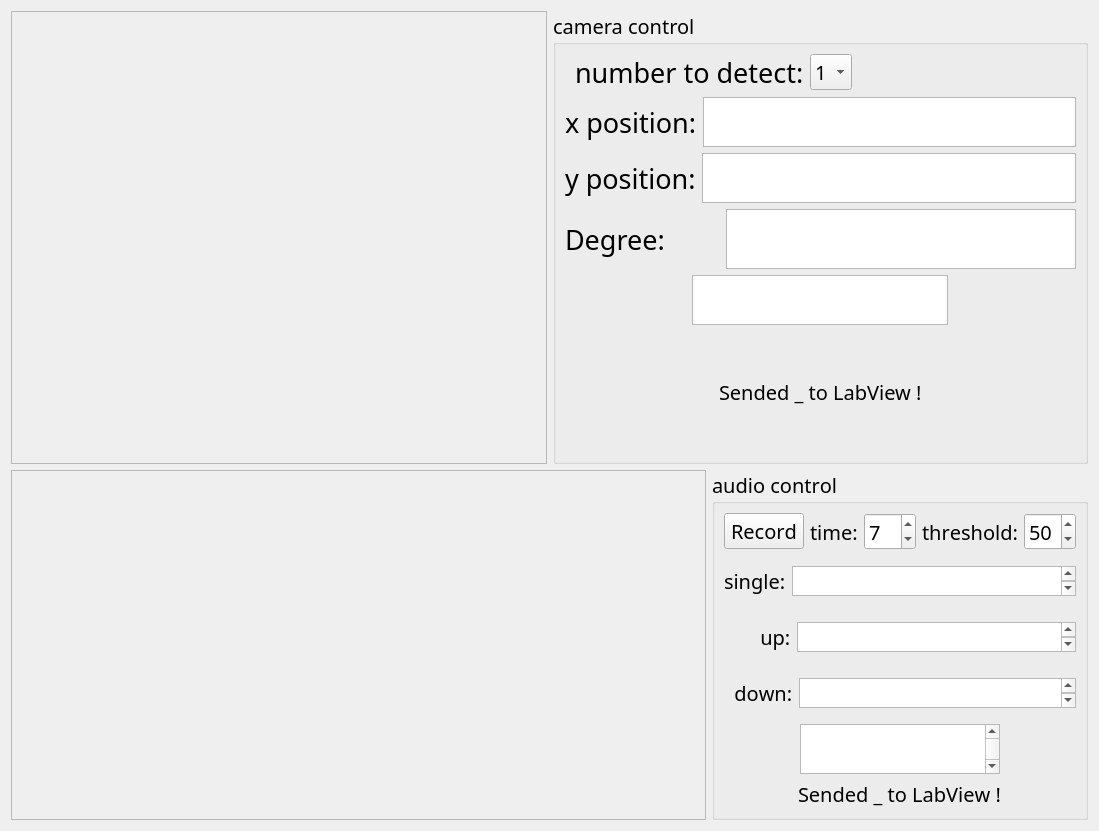
<?xml version="1.0" encoding="UTF-8"?>
<ui version="4.0">
 <class>main</class>
 <widget class="QWidget" name="main">
  <property name="geometry">
   <rect>
    <x>0</x>
    <y>0</y>
    <width>1099</width>
    <height>831</height>
   </rect>
  </property>
  <property name="sizePolicy">
   <sizepolicy hsizetype="Minimum" vsizetype="Minimum">
    <horstretch>0</horstretch>
    <verstretch>0</verstretch>
   </sizepolicy>
  </property>
  <property name="minimumSize">
   <size>
    <width>1099</width>
    <height>830</height>
   </size>
  </property>
  <property name="windowTitle">
   <string>Form</string>
  </property>
  <layout class="QVBoxLayout" name="verticalLayout_2" stretch="6,4">
   <item>
    <layout class="QHBoxLayout" name="cam_detect_box" stretch="0,0">
     <item>
      <widget class="QScrollArea" name="cam_box">
       <property name="autoFillBackground">
        <bool>false</bool>
       </property>
       <property name="lineWidth">
        <number>1</number>
       </property>
       <property name="widgetResizable">
        <bool>true</bool>
       </property>
       <widget class="QWidget" name="cam">
        <property name="geometry">
         <rect>
          <x>0</x>
          <y>0</y>
          <width>535</width>
          <height>472</height>
         </rect>
        </property>
        <widget class="QLabel" name="cam_video">
         <property name="geometry">
          <rect>
           <x>0</x>
           <y>0</y>
           <width>537</width>
           <height>480</height>
          </rect>
         </property>
         <property name="minimumSize">
          <size>
           <width>535</width>
           <height>480</height>
          </size>
         </property>
         <property name="maximumSize">
          <size>
           <width>537</width>
           <height>482</height>
          </size>
         </property>
         <property name="text">
          <string/>
         </property>
        </widget>
       </widget>
      </widget>
     </item>
     <item>
      <widget class="QGroupBox" name="cam_control_box">
       <property name="font">
        <font>
         <family>Arial Rounded MT Bold</family>
         <pointsize>15</pointsize>
        </font>
       </property>
       <property name="title">
        <string>camera control</string>
       </property>
       <layout class="QVBoxLayout" name="verticalLayout">
        <item>
         <layout class="QHBoxLayout" name="num_chose_box" stretch="0,0,0">
          <property name="leftMargin">
           <number>10</number>
          </property>
          <property name="rightMargin">
           <number>10</number>
          </property>
          <item>
           <widget class="QLabel" name="num_chose_label">
            <property name="font">
             <font>
              <family>Arial Rounded MT Bold</family>
              <pointsize>20</pointsize>
             </font>
            </property>
            <property name="text">
             <string>number to detect:</string>
            </property>
           </widget>
          </item>
          <item>
           <widget class="QComboBox" name="num_chose_control">
            <item>
             <property name="text">
              <string>1</string>
             </property>
            </item>
            <item>
             <property name="text">
              <string>2</string>
             </property>
            </item>
            <item>
             <property name="text">
              <string>3</string>
             </property>
            </item>
            <item>
             <property name="text">
              <string>4</string>
             </property>
            </item>
            <item>
             <property name="text">
              <string>5</string>
             </property>
            </item>
            <item>
             <property name="text">
              <string>6</string>
             </property>
            </item>
            <item>
             <property name="text">
              <string>7</string>
             </property>
            </item>
            <item>
             <property name="text">
              <string>8</string>
             </property>
            </item>
            <item>
             <property name="text">
              <string>9</string>
             </property>
            </item>
           </widget>
          </item>
          <item>
           <spacer name="horizontalSpacer">
            <property name="orientation">
             <enum>Qt::Horizontal</enum>
            </property>
            <property name="sizeHint" stdset="0">
             <size>
              <width>40</width>
              <height>20</height>
             </size>
            </property>
           </spacer>
          </item>
         </layout>
        </item>
        <item>
         <layout class="QHBoxLayout" name="x_position_box" stretch="0,8">
          <item>
           <widget class="QLabel" name="x_position_label">
            <property name="font">
             <font>
              <family>Arial Rounded MT Bold</family>
              <pointsize>20</pointsize>
             </font>
            </property>
            <property name="text">
             <string>x position:</string>
            </property>
           </widget>
          </item>
          <item>
           <widget class="QTextBrowser" name="x_position_display">
            <property name="sizePolicy">
             <sizepolicy hsizetype="Expanding" vsizetype="Maximum">
              <horstretch>0</horstretch>
              <verstretch>0</verstretch>
             </sizepolicy>
            </property>
            <property name="minimumSize">
             <size>
              <width>0</width>
              <height>0</height>
             </size>
            </property>
            <property name="maximumSize">
             <size>
              <width>16777215</width>
              <height>50</height>
             </size>
            </property>
            <property name="font">
             <font>
              <pointsize>20</pointsize>
             </font>
            </property>
            <property name="html">
             <string>&lt;!DOCTYPE HTML PUBLIC &quot;-//W3C//DTD HTML 4.0//EN&quot; &quot;http://www.w3.org/TR/REC-html40/strict.dtd&quot;&gt;
&lt;html&gt;&lt;head&gt;&lt;meta name=&quot;qrichtext&quot; content=&quot;1&quot; /&gt;&lt;style type=&quot;text/css&quot;&gt;
p, li { white-space: pre-wrap; }
&lt;/style&gt;&lt;/head&gt;&lt;body style=&quot; font-family:'Arial Rounded MT Bold'; font-size:20pt; font-weight:400; font-style:normal;&quot;&gt;
&lt;p style=&quot;-qt-paragraph-type:empty; margin-top:0px; margin-bottom:0px; margin-left:0px; margin-right:0px; -qt-block-indent:0; text-indent:0px;&quot;&gt;&lt;br /&gt;&lt;/p&gt;&lt;/body&gt;&lt;/html&gt;</string>
            </property>
           </widget>
          </item>
         </layout>
        </item>
        <item>
         <layout class="QHBoxLayout" name="y_position_box" stretch="2,8">
          <item>
           <widget class="QLabel" name="y_position_label">
            <property name="font">
             <font>
              <family>Arial Rounded MT Bold</family>
              <pointsize>20</pointsize>
             </font>
            </property>
            <property name="text">
             <string>y position:</string>
            </property>
           </widget>
          </item>
          <item>
           <widget class="QTextBrowser" name="y_position_display">
            <property name="sizePolicy">
             <sizepolicy hsizetype="Expanding" vsizetype="Maximum">
              <horstretch>0</horstretch>
              <verstretch>0</verstretch>
             </sizepolicy>
            </property>
            <property name="maximumSize">
             <size>
              <width>16777215</width>
              <height>50</height>
             </size>
            </property>
            <property name="font">
             <font>
              <pointsize>20</pointsize>
             </font>
            </property>
           </widget>
          </item>
         </layout>
        </item>
        <item>
         <layout class="QHBoxLayout" name="degree_box" stretch="0,4">
          <item>
           <widget class="QLabel" name="degree_label">
            <property name="font">
             <font>
              <pointsize>20</pointsize>
             </font>
            </property>
            <property name="text">
             <string>Degree:</string>
            </property>
           </widget>
          </item>
          <item>
           <widget class="QTextBrowser" name="degree_display">
            <property name="sizePolicy">
             <sizepolicy hsizetype="Maximum" vsizetype="Maximum">
              <horstretch>0</horstretch>
              <verstretch>0</verstretch>
             </sizepolicy>
            </property>
            <property name="maximumSize">
             <size>
              <width>350</width>
              <height>60</height>
             </size>
            </property>
           </widget>
          </item>
         </layout>
        </item>
        <item alignment="Qt::AlignHCenter">
         <widget class="QTextBrowser" name="direction_display">
          <property name="sizePolicy">
           <sizepolicy hsizetype="Expanding" vsizetype="Maximum">
            <horstretch>0</horstretch>
            <verstretch>0</verstretch>
           </sizepolicy>
          </property>
          <property name="maximumSize">
           <size>
            <width>16777215</width>
            <height>50</height>
           </size>
          </property>
          <property name="font">
           <font>
            <family>Arial Rounded MT Bold</family>
            <pointsize>20</pointsize>
           </font>
          </property>
          <property name="html">
           <string>&lt;!DOCTYPE HTML PUBLIC &quot;-//W3C//DTD HTML 4.0//EN&quot; &quot;http://www.w3.org/TR/REC-html40/strict.dtd&quot;&gt;
&lt;html&gt;&lt;head&gt;&lt;meta name=&quot;qrichtext&quot; content=&quot;1&quot; /&gt;&lt;style type=&quot;text/css&quot;&gt;
p, li { white-space: pre-wrap; }
&lt;/style&gt;&lt;/head&gt;&lt;body style=&quot; font-family:'Arial Rounded MT Bold'; font-size:20pt; font-weight:400; font-style:normal;&quot;&gt;
&lt;p align=&quot;center&quot; style=&quot;-qt-paragraph-type:empty; margin-top:12px; margin-bottom:12px; margin-left:0px; margin-right:0px; -qt-block-indent:0; text-indent:0px; font-size:15pt;&quot;&gt;&lt;br /&gt;&lt;/p&gt;&lt;/body&gt;&lt;/html&gt;</string>
          </property>
         </widget>
        </item>
        <item alignment="Qt::AlignHCenter">
         <widget class="QLabel" name="number_sen_display">
          <property name="text">
           <string>Sended _ to LabView !</string>
          </property>
         </widget>
        </item>
       </layout>
      </widget>
     </item>
    </layout>
   </item>
   <item>
    <layout class="QHBoxLayout" name="audio_detect_box" stretch="7,0">
     <item>
      <widget class="QScrollArea" name="audio_display_box">
       <property name="widgetResizable">
        <bool>true</bool>
       </property>
       <widget class="QWidget" name="audio_display">
        <property name="geometry">
         <rect>
          <x>0</x>
          <y>0</y>
          <width>696</width>
          <height>327</height>
         </rect>
        </property>
        <widget class="QLabel" name="audio_label">
         <property name="geometry">
          <rect>
           <x>0</x>
           <y>0</y>
           <width>718</width>
           <height>318</height>
          </rect>
         </property>
         <property name="sizePolicy">
          <sizepolicy hsizetype="Preferred" vsizetype="Preferred">
           <horstretch>0</horstretch>
           <verstretch>0</verstretch>
          </sizepolicy>
         </property>
         <property name="text">
          <string/>
         </property>
        </widget>
       </widget>
      </widget>
     </item>
     <item>
      <widget class="QGroupBox" name="groupBox">
       <property name="font">
        <font>
         <family>Arial Rounded MT Bold</family>
         <pointsize>15</pointsize>
         <kerning>false</kerning>
        </font>
       </property>
       <property name="title">
        <string>audio control</string>
       </property>
       <layout class="QVBoxLayout" name="verticalLayout_3" stretch="2,2,2,2,2,0">
        <item>
         <layout class="QHBoxLayout" name="control_box">
          <item>
           <widget class="QPushButton" name="record_button">
            <property name="sizePolicy">
             <sizepolicy hsizetype="Maximum" vsizetype="Fixed">
              <horstretch>0</horstretch>
              <verstretch>0</verstretch>
             </sizepolicy>
            </property>
            <property name="text">
             <string>Record</string>
            </property>
           </widget>
          </item>
          <item>
           <widget class="QLabel" name="time_label">
            <property name="sizePolicy">
             <sizepolicy hsizetype="Maximum" vsizetype="Preferred">
              <horstretch>0</horstretch>
              <verstretch>0</verstretch>
             </sizepolicy>
            </property>
            <property name="text">
             <string>time:</string>
            </property>
           </widget>
          </item>
          <item>
           <widget class="QSpinBox" name="time_control">
            <property name="sizePolicy">
             <sizepolicy hsizetype="Maximum" vsizetype="Fixed">
              <horstretch>0</horstretch>
              <verstretch>0</verstretch>
             </sizepolicy>
            </property>
            <property name="value">
             <number>7</number>
            </property>
           </widget>
          </item>
          <item>
           <widget class="QLabel" name="label_2">
            <property name="text">
             <string>threshold:</string>
            </property>
           </widget>
          </item>
          <item>
           <widget class="QSpinBox" name="threshold_control">
            <property name="sizePolicy">
             <sizepolicy hsizetype="Maximum" vsizetype="Fixed">
              <horstretch>0</horstretch>
              <verstretch>0</verstretch>
             </sizepolicy>
            </property>
            <property name="value">
             <number>50</number>
            </property>
           </widget>
          </item>
         </layout>
        </item>
        <item>
         <layout class="QHBoxLayout" name="single_box">
          <property name="topMargin">
           <number>10</number>
          </property>
          <property name="bottomMargin">
           <number>10</number>
          </property>
          <item>
           <widget class="QLabel" name="single_label">
            <property name="sizePolicy">
             <sizepolicy hsizetype="Fixed" vsizetype="Preferred">
              <horstretch>0</horstretch>
              <verstretch>0</verstretch>
             </sizepolicy>
            </property>
            <property name="font">
             <font>
              <family>Arial Rounded MT Bold</family>
              <pointsize>15</pointsize>
             </font>
            </property>
            <property name="text">
             <string>single:</string>
            </property>
           </widget>
          </item>
          <item>
           <widget class="QTextBrowser" name="single_display">
            <property name="sizePolicy">
             <sizepolicy hsizetype="Expanding" vsizetype="Maximum">
              <horstretch>0</horstretch>
              <verstretch>0</verstretch>
             </sizepolicy>
            </property>
            <property name="maximumSize">
             <size>
              <width>16777215</width>
              <height>30</height>
             </size>
            </property>
            <property name="font">
             <font>
              <family>Arial Rounded MT Bold</family>
              <pointsize>20</pointsize>
              <kerning>false</kerning>
             </font>
            </property>
            <property name="acceptDrops">
             <bool>true</bool>
            </property>
            <property name="html">
             <string>&lt;!DOCTYPE HTML PUBLIC &quot;-//W3C//DTD HTML 4.0//EN&quot; &quot;http://www.w3.org/TR/REC-html40/strict.dtd&quot;&gt;
&lt;html&gt;&lt;head&gt;&lt;meta name=&quot;qrichtext&quot; content=&quot;1&quot; /&gt;&lt;style type=&quot;text/css&quot;&gt;
p, li { white-space: pre-wrap; }
&lt;/style&gt;&lt;/head&gt;&lt;body style=&quot; font-family:'Arial Rounded MT Bold'; font-size:20pt; font-weight:400; font-style:normal;&quot;&gt;
&lt;p style=&quot;-qt-paragraph-type:empty; margin-top:0px; margin-bottom:0px; margin-left:0px; margin-right:0px; -qt-block-indent:0; text-indent:0px; font-size:15pt;&quot;&gt;&lt;br /&gt;&lt;/p&gt;
&lt;p style=&quot;-qt-paragraph-type:empty; margin-top:0px; margin-bottom:0px; margin-left:0px; margin-right:0px; -qt-block-indent:0; text-indent:0px; font-size:15pt;&quot;&gt;&lt;br /&gt;&lt;/p&gt;&lt;/body&gt;&lt;/html&gt;</string>
            </property>
            <property name="acceptRichText">
             <bool>true</bool>
            </property>
           </widget>
          </item>
         </layout>
        </item>
        <item>
         <layout class="QHBoxLayout" name="up_box">
          <property name="topMargin">
           <number>10</number>
          </property>
          <property name="bottomMargin">
           <number>10</number>
          </property>
          <item>
           <widget class="QLabel" name="up_label">
            <property name="sizePolicy">
             <sizepolicy hsizetype="Fixed" vsizetype="Preferred">
              <horstretch>0</horstretch>
              <verstretch>0</verstretch>
             </sizepolicy>
            </property>
            <property name="font">
             <font>
              <family>Arial Rounded MT Bold</family>
              <pointsize>15</pointsize>
             </font>
            </property>
            <property name="text">
             <string>       up:</string>
            </property>
           </widget>
          </item>
          <item>
           <widget class="QTextBrowser" name="up_display">
            <property name="maximumSize">
             <size>
              <width>16777215</width>
              <height>30</height>
             </size>
            </property>
            <property name="font">
             <font>
              <family>Arial Rounded MT Bold</family>
              <pointsize>20</pointsize>
             </font>
            </property>
           </widget>
          </item>
         </layout>
        </item>
        <item>
         <layout class="QHBoxLayout" name="down_box">
          <property name="topMargin">
           <number>10</number>
          </property>
          <property name="bottomMargin">
           <number>10</number>
          </property>
          <item>
           <widget class="QLabel" name="down_label">
            <property name="sizePolicy">
             <sizepolicy hsizetype="Fixed" vsizetype="Preferred">
              <horstretch>0</horstretch>
              <verstretch>0</verstretch>
             </sizepolicy>
            </property>
            <property name="font">
             <font>
              <family>Arial Rounded MT Bold</family>
              <pointsize>15</pointsize>
             </font>
            </property>
            <property name="text">
             <string>  down:</string>
            </property>
           </widget>
          </item>
          <item>
           <widget class="QTextBrowser" name="down_display">
            <property name="maximumSize">
             <size>
              <width>16777215</width>
              <height>30</height>
             </size>
            </property>
            <property name="font">
             <font>
              <family>Arial Rounded MT Bold</family>
              <pointsize>20</pointsize>
             </font>
            </property>
           </widget>
          </item>
         </layout>
        </item>
        <item alignment="Qt::AlignHCenter">
         <widget class="QTextBrowser" name="result_display">
          <property name="sizePolicy">
           <sizepolicy hsizetype="Maximum" vsizetype="Maximum">
            <horstretch>0</horstretch>
            <verstretch>0</verstretch>
           </sizepolicy>
          </property>
          <property name="minimumSize">
           <size>
            <width>0</width>
            <height>0</height>
           </size>
          </property>
          <property name="maximumSize">
           <size>
            <width>200</width>
            <height>50</height>
           </size>
          </property>
          <property name="font">
           <font>
            <pointsize>25</pointsize>
           </font>
          </property>
         </widget>
        </item>
        <item alignment="Qt::AlignHCenter">
         <widget class="QLabel" name="audio_send_display">
          <property name="text">
           <string>Sended _ to LabView !</string>
          </property>
         </widget>
        </item>
       </layout>
      </widget>
     </item>
    </layout>
   </item>
  </layout>
 </widget>
 <resources/>
 <connections/>
</ui>
